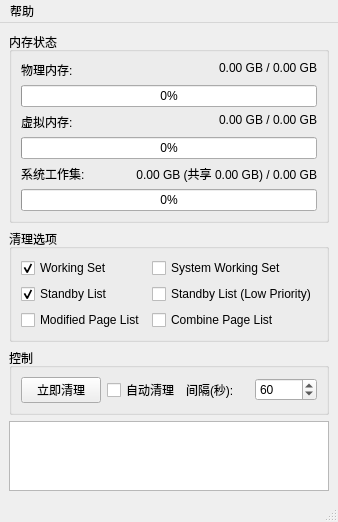
<?xml version="1.0" encoding="UTF-8"?>
<ui version="4.0">
 <class>MainWindow</class>
 <widget class="QMainWindow" name="MainWindow">
  <property name="geometry">
   <rect>
    <x>0</x>
    <y>0</y>
    <width>264</width>
    <height>426</height>
   </rect>
  </property>
  <property name="windowTitle">
   <string>MemoryCleaner</string>
  </property>
  <widget class="QWidget" name="centralwidget">
   <layout class="QVBoxLayout" name="verticalLayout">
    <item>
     <widget class="QGroupBox" name="groupBoxMemory">
      <property name="title">
       <string>内存状态</string>
      </property>
      <layout class="QGridLayout" name="gridLayoutMemory">
       <item row="0" column="1">
        <widget class="QLabel" name="lbPhysicalValue">
         <property name="text">
          <string>0.00 GB / 0.00 GB</string>
         </property>
         <property name="alignment">
          <set>Qt::AlignmentFlag::AlignRight</set>
         </property>
        </widget>
       </item>
       <item row="0" column="0">
        <widget class="QLabel" name="labelPhysical">
         <property name="text">
          <string>物理内存:</string>
         </property>
        </widget>
       </item>
       <item row="5" column="0">
        <widget class="QLabel" name="labelSystemWS">
         <property name="text">
          <string>系统工作集:</string>
         </property>
        </widget>
       </item>
       <item row="3" column="1">
        <widget class="QLabel" name="lbVirtualValue">
         <property name="text">
          <string>0.00 GB / 0.00 GB</string>
         </property>
         <property name="alignment">
          <set>Qt::AlignmentFlag::AlignRight</set>
         </property>
        </widget>
       </item>
       <item row="5" column="1">
        <widget class="QLabel" name="lbSystemWSValue">
         <property name="text">
          <string>0.00 GB (共享 0.00 GB) / 0.00 GB</string>
         </property>
         <property name="alignment">
          <set>Qt::AlignmentFlag::AlignRight</set>
         </property>
        </widget>
       </item>
       <item row="3" column="0">
        <widget class="QLabel" name="labelVirtual">
         <property name="text">
          <string>虚拟内存:</string>
         </property>
        </widget>
       </item>
       <item row="1" column="0" colspan="2">
        <widget class="QProgressBar" name="pbPhysical">
         <property name="value">
          <number>0</number>
         </property>
         <property name="alignment">
          <set>Qt::AlignmentFlag::AlignCenter</set>
         </property>
         <property name="format">
          <string>%p%</string>
         </property>
        </widget>
       </item>
       <item row="4" column="0" colspan="2">
        <widget class="QProgressBar" name="pbVirtual">
         <property name="value">
          <number>0</number>
         </property>
         <property name="alignment">
          <set>Qt::AlignmentFlag::AlignCenter</set>
         </property>
         <property name="format">
          <string>%p%</string>
         </property>
        </widget>
       </item>
       <item row="6" column="0" colspan="2">
        <widget class="QProgressBar" name="pbSystemWS">
         <property name="value">
          <number>0</number>
         </property>
         <property name="alignment">
          <set>Qt::AlignmentFlag::AlignCenter</set>
         </property>
         <property name="format">
          <string>%p%</string>
         </property>
        </widget>
       </item>
      </layout>
     </widget>
    </item>
    <item>
     <widget class="QGroupBox" name="groupBoxOptions">
      <property name="title">
       <string>清理选项</string>
      </property>
      <layout class="QGridLayout" name="gridLayoutOptions">
       <item row="0" column="0">
        <widget class="QCheckBox" name="cbWorkingSet">
         <property name="text">
          <string>Working Set</string>
         </property>
         <property name="checked">
          <bool>true</bool>
         </property>
        </widget>
       </item>
       <item row="0" column="1">
        <widget class="QCheckBox" name="cbSystemWorkingSet">
         <property name="text">
          <string>System Working Set</string>
         </property>
        </widget>
       </item>
       <item row="1" column="0">
        <widget class="QCheckBox" name="cbStandbyList">
         <property name="text">
          <string>Standby List</string>
         </property>
         <property name="checked">
          <bool>true</bool>
         </property>
        </widget>
       </item>
       <item row="1" column="1">
        <widget class="QCheckBox" name="cbStandbyListLow">
         <property name="text">
          <string>Standby List (Low Priority)</string>
         </property>
        </widget>
       </item>
       <item row="2" column="0">
        <widget class="QCheckBox" name="cbModifiedPageList">
         <property name="text">
          <string>Modified Page List</string>
         </property>
        </widget>
       </item>
       <item row="2" column="1">
        <widget class="QCheckBox" name="cbCombinePageList">
         <property name="text">
          <string>Combine Page List</string>
         </property>
        </widget>
       </item>
      </layout>
     </widget>
    </item>
    <item>
     <widget class="QGroupBox" name="groupBoxControl">
      <property name="title">
       <string>控制</string>
      </property>
      <layout class="QHBoxLayout" name="horizontalLayoutControl">
       <item>
        <widget class="QPushButton" name="btnCleanNow">
         <property name="text">
          <string>立即清理</string>
         </property>
        </widget>
       </item>
       <item>
        <widget class="QCheckBox" name="cbAutoClean">
         <property name="text">
          <string>自动清理</string>
         </property>
        </widget>
       </item>
       <item>
        <widget class="QLabel" name="labelInterval">
         <property name="text">
          <string>间隔(秒):</string>
         </property>
        </widget>
       </item>
       <item>
        <widget class="QSpinBox" name="sbInterval">
         <property name="minimum">
          <number>5</number>
         </property>
         <property name="maximum">
          <number>3600</number>
         </property>
         <property name="value">
          <number>60</number>
         </property>
        </widget>
       </item>
      </layout>
     </widget>
    </item>
    <item>
     <widget class="QTextBrowser" name="textBrowser"/>
    </item>
    <item>
     <spacer name="verticalSpacer">
      <property name="orientation">
       <enum>Qt::Orientation::Vertical</enum>
      </property>
      <property name="sizeHint" stdset="0">
       <size>
        <width>20</width>
        <height>40</height>
       </size>
      </property>
     </spacer>
    </item>
   </layout>
  </widget>
  <widget class="QMenuBar" name="menubar">
   <property name="geometry">
    <rect>
     <x>0</x>
     <y>0</y>
     <width>264</width>
     <height>17</height>
    </rect>
   </property>
   <widget class="QMenu" name="menuHelp">
    <property name="title">
     <string>帮助</string>
    </property>
    <addaction name="actionAbout"/>
    <addaction name="AuthorWebsite"/>
   </widget>
   <addaction name="menuHelp"/>
  </widget>
  <widget class="QStatusBar" name="statusbar"/>
  <action name="actionAbout">
   <property name="text">
    <string>关于</string>
   </property>
  </action>
  <action name="AuthorWebsite">
   <property name="text">
    <string>作者主页</string>
   </property>
  </action>
 </widget>
 <resources/>
 <connections/>
</ui>
